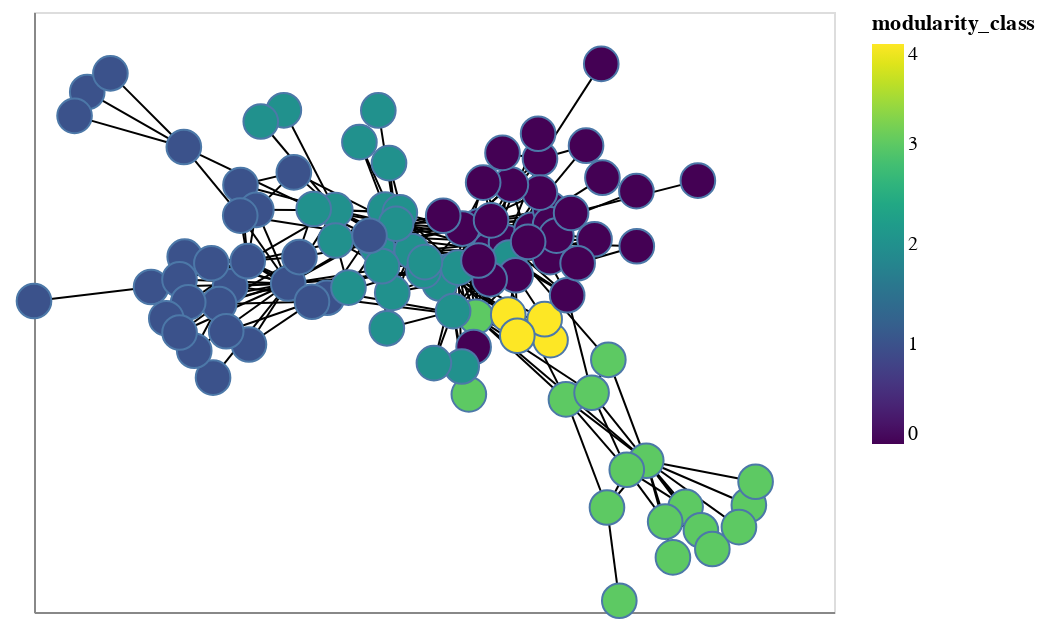

Notebook source saved alongside this figure:
### Markdown cell above
Draw the graph with nx_altair

### Code cell
viz = nxa.draw_networkx(
    G,
    pos=pos,
    node_color= 'modularity_class',
    cmap='viridis',
    width=1,
    edge_color='black',
    node_tooltip = ['name', 'modularity_class']
)
alt.vconcat(viz)

### Figure 1 — Vega-Lite specification as saved in the notebook (floating-point values rounded to 4 significant figures; data arrays with more than 128 entries replaced by an {"elided": "..."} marker saying what was removed)
{"config": {"view": {"continuousWidth": 400, "continuousHeight": 300}}, "vconcat": [{"layer": [{"data": {"name": "data-f058c44aa23cf27dd79554bd2b82a896"}, "mark": {"type": "line", "color": "black", "opacity": 1, "strokeWidth": 1}, "encoding": {"detail": {"type": "quantitative", "field": "edge"}, "x": {"type": "quantitative", "axis": {"grid": false, "labels": false, "ticks": false, "title": ""}, "field": "x"}, "y": {"type": "quantitative", "axis": {"grid": false, "labels": false, "ticks": false, "title": ""}, "field": "y"}}}, {"data": {"name": "data-30f67193748de3caf4c17868b144b9dd"}, "mark": {"type": "point", "opacity": 1, "size": 300, "strokeWidth": 1.0}, "encoding": {"fill": {"type": "quantitative", "field": "modularity_class", "scale": {"scheme": "viridis"}}, "tooltip": [{"type": "nominal", "field": "name"}, {"type": "quantitative", "field": "modularity_class"}], "x": {"type": "quantitative", "axis": {"grid": false, "labels": false, "ticks": false}, "field": "x"}, "y": {"type": "quantitative", "axis": {"grid": false, "labels": false, "ticks": false}, "field": "y"}}}]}], "$schema": "https://vega.github.io/schema/vega-lite/v4.8.1.json", "datasets": {"data-f058c44aa23cf27dd79554bd2b82a896": {"elided": "704 records"}, "data-30f67193748de3caf4c17868b144b9dd": [{"x": -0.2673, "betweenness": 0.004623, "weighted_degree": 74, "name": "Aemon", "modularity_class": 1, "y": -0.0572, "degree": 5}, {"x": -0.5096, "betweenness": 5.99e-05, "weighted_degree": 81, "name": "Grenn", "modularity_class": 1, "y": -0.02272, "degree": 4}, {"x": -0.4658, "betweenness": 0.03227, "weighted_degree": 282, "name": "Samwell", "modularity_class": 1, "y": 0.05241, "degree": 15}, {"x": 0.1115, "betweenness": 0.0, "weighted_degree": 37, "name": "Aerys", "modularity_class": 0, "y": 0.1571, "degree": 4}, {"x": 0.1398, "betweenness": 0.09994, "weighted_degree": 372, "name": "Jaime", "modularity_class": 0, "y": 0.08767, "degree": 24}, {"x": 0.1048, "betweenness": 0.2095, "weighted_degree": 128, "name": "Robert", "modularity_class": 3, "y": -0.1145, "degree": 18}, {"x": 0.1802, "betweenness": 0.1979, "weighted_degree": 551, "name": "Tyrion", "modularity_class": 0, "y": 0.1089, "degree": 36}, {"x": 0.07085, "betweenness": 0.06554, "weighted_degree": 204, "name": "Tywin", "modularity_class": 0, "y": 0.1503, "degree": 22}, {"x": -0.4627, "betweenness": 0.0, "weighted_degree": 29, "name": "Alliser", "modularity_class": 1, "y": -0.1975, "degree": 3}, {"x": -0.5374, "betweenness": 0.007276, "weighted_degree": 160, "name": "Mance", "modularity_class": 1, "y": -0.07612, "degree": 12}, {"x": 0.4182, "betweenness": 0.0, "weighted_degree": 5, "name": "Amory", "modularity_class": 0, "y": 0.6443, "degree": 1}, {"x": 0.265, "betweenness": 0.01958, "weighted_degree": 76, "name": "Oberyn", "modularity_class": 0, "y": 0.3598, "degree": 7}, {"x": 0.03688, "betweenness": 0.07961, "weighted_degree": 269, "name": "Arya", "modularity_class": 2, "y": 0.02153, "degree": 19}, {"x": 0.2913, "betweenness": 0.0, "weighted_degree": 15, "name": "Anguy", "modularity_class": 4, "y": -0.1844, "degree": 2}, {"x": 0.1856, "betweenness": 0.0006091, "weighted_degree": 75, "name": "Beric", "modularity_class": 4, "y": -0.1079, "degree": 6}, {"x": -0.2468, "betweenness": 0.06302, "weighted_degree": 344, "name": "Bran", "modularity_class": 2, "y": 0.2056, "degree": 14}, {"x": -0.1221, "betweenness": 0.004727, "weighted_degree": 55, "name": "Brynden", "modularity_class": 2, "y": 0.2075, "degree": 8}, {"x": 0.1887, "betweenness": 0.02675, "weighted_degree": 226, "name": "Cersei", "modularity_class": 2, "y": 0.06362, "degree": 20}, {"x": 0.2766, "betweenness": 0.0, "weighted_degree": 59, "name": "Gendry", "modularity_class": 4, "y": -0.1215, "degree": 4}, {"x": 0.2441, "betweenness": 0.00588, "weighted_degree": 117, "name": "Gregor", "modularity_class": 0, "y": 0.1464, "degree": 12}, {"x": 0.1427, "betweenness": 0.02543, "weighted_degree": 255, "name": "Joffrey", "modularity_class": 0, "y": 0.175, "degree": 18}, {"x": -0.3645, "betweenness": 0.23, "weighted_degree": 442, "name": "Jon", "modularity_class": 1, "y": -0.01451, "degree": 26}, {"x": -0.08539, "betweenness": 0.0007626, "weighted_degree": 81, "name": "Rickon", "modularity_class": 2, "y": 0.1988, "degree": 6}, {"x": -0.1044, "betweenness": 0.000263, "weighted_degree": 17, "name": "Roose", "modularity_class": 2, "y": -0.04251, "degree": 4}, {"x": 0.204, "betweenness": 0.01416, "weighted_degree": 137, "name": "Sandor", "modularity_class": 0, "y": 0.0103, "degree": 13}, {"x": 0.2083, "betweenness": 0.001926, "weighted_degree": 60, "name": "Thoros", "modularity_class": 4, "y": -0.1714, "degree": 5}, {"x": 0.02305, "betweenness": 0.0006281, "weighted_degree": 29, "name": "Balon", "modularity_class": 0, "y": 0.1887, "degree": 6}, {"x": 0.1391, "betweenness": 0.003781, "weighted_degree": 76, "name": "Loras", "modularity_class": 0, "y": -0.001985, "degree": 9}, {"x": 0.4324, "betweenness": 0.01887, "weighted_degree": 67, "name": "Belwas", "modularity_class": 3, "y": -0.6865, "degree": 4}, {"x": 0.3299, "betweenness": 0.04011, "weighted_degree": 63, "name": "Barristan", "modularity_class": 3, "y": -0.3622, "degree": 6}, {"x": 0.4633, "betweenness": 0.0, "weighted_degree": 10, "name": "Illyrio", "modularity_class": 3, "y": -0.9663, "degree": 1}, {"x": -0.3504, "betweenness": 0.002194, "weighted_degree": 177, "name": "Hodor", "modularity_class": 1, "y": 0.3189, "degree": 4}, {"x": -0.4838, "betweenness": 0.0004065, "weighted_degree": 125, "name": "Jojen", "modularity_class": 1, "y": 0.281, "degree": 4}, {"x": -0.3754, "betweenness": 0.0, "weighted_degree": 8, "name": "Luwin", "modularity_class": 2, "y": 0.505, "degree": 2}, {"x": -0.4441, "betweenness": 0.001992, "weighted_degree": 139, "name": "Meera", "modularity_class": 1, "y": 0.2064, "degree": 5}, {"x": -0.4331, "betweenness": 0.0, "weighted_degree": 18, "name": "Nan", "modularity_class": 2, "y": 0.4715, "degree": 2}, {"x": -0.3008, "betweenness": 0.0004718, "weighted_degree": 38, "name": "Theon", "modularity_class": 2, "y": 0.209, "degree": 4}, {"x": 0.01442, "betweenness": 0.001538, "weighted_degree": 122, "name": "Brienne", "modularity_class": 2, "y": -0.0146, "degree": 7}, {"x": 0.4013, "betweenness": 0.0001048, "weighted_degree": 59, "name": "Bronn", "modularity_class": 0, "y": 0.1183, "degree": 4}, {"x": 0.2901, "betweenness": 0.0008359, "weighted_degree": 64, "name": "Podrick", "modularity_class": 0, "y": 0.0645, "degree": 5}, {"x": -0.2459, "betweenness": 0.0006601, "weighted_degree": 34, "name": "Lothar", "modularity_class": 2, "y": 0.1145, "degree": 5}, {"x": -0.1422, "betweenness": 0.003273, "weighted_degree": 87, "name": "Walder", "modularity_class": 2, "y": 0.09547, "degree": 8}, {"x": -0.05566, "betweenness": 0.04891, "weighted_degree": 184, "name": "Catelyn", "modularity_class": 2, "y": 0.08293, "degree": 18}, {"x": -0.1301, "betweenness": 0.006317, "weighted_degree": 98, "name": "Edmure", "modularity_class": 2, "y": 0.03749, "degree": 8}, {"x": -0.1179, "betweenness": 0.0002426, "weighted_degree": 24, "name": "Hoster", "modularity_class": 2, "y": -0.149, "degree": 3}, {"x": -0.1124, "betweenness": 0.0, "weighted_degree": 28, "name": "Jeyne", "modularity_class": 2, "y": 0.3467, "degree": 2}, {"x": 0.0478, "betweenness": 0.01522, "weighted_degree": 108, "name": "Lysa", "modularity_class": 2, "y": -0.09734, "degree": 10}, {"x": -0.02586, "betweenness": 0.00115, "weighted_degree": 89, "name": "Petyr", "modularity_class": 2, "y": 0.02338, "degree": 7}, {"x": -0.09477, "betweenness": 0.127, "weighted_degree": 342, "name": "Robb", "modularity_class": 2, "y": 0.1646, "degree": 25}, {"x": -0.2138, "betweenness": 6.752e-05, "weighted_degree": 32, "name": "Roslin", "modularity_class": 2, "y": -0.02683, "degree": 4}, {"x": 0.06066, "betweenness": 0.1267, "weighted_degree": 383, "name": "Sansa", "modularity_class": 2, "y": 0.03301, "degree": 26}, {"x": -0.1612, "betweenness": 0.1027, "weighted_degree": 146, "name": "Stannis", "modularity_class": 1, "y": 0.1288, "degree": 14}, {"x": 0.3329, "betweenness": 0.002997, "weighted_degree": 29, "name": "Elia", "modularity_class": 0, "y": -0.04963, "degree": 5}, {"x": 0.2901, "betweenness": 0.0, "weighted_degree": 32, "name": "Ilyn", "modularity_class": 0, "y": 0.209, "degree": 6}, {"x": 0.2904, "betweenness": 0.000259, "weighted_degree": 47, "name": "Meryn", "modularity_class": 0, "y": 0.1628, "degree": 7}, {"x": 0.2647, "betweenness": 0.0, "weighted_degree": 24, "name": "Pycelle", "modularity_class": 0, "y": 0.2582, "degree": 4}, {"x": 0.3591, "betweenness": 0.001252, "weighted_degree": 45, "name": "Shae", "modularity_class": 0, "y": 0.04637, "degree": 5}, {"x": 0.306, "betweenness": 0.0009094, "weighted_degree": 49, "name": "Varys", "modularity_class": 0, "y": 0.1292, "degree": 7}, {"x": -0.7073, "betweenness": 0.01887, "weighted_degree": 75, "name": "Craster", "modularity_class": 1, "y": -0.02513, "degree": 5}, {"x": -1.0, "betweenness": 0.0, "weighted_degree": 6, "name": "Karl", "modularity_class": 1, "y": -0.06691, "degree": 1}, {"x": 0.629, "betweenness": 5.99e-05, "weighted_degree": 30, "name": "Daario", "modularity_class": 3, "y": -0.6846, "degree": 4}, {"x": 0.5779, "betweenness": 5.99e-05, "weighted_degree": 35, "name": "Drogo", "modularity_class": 3, "y": -0.7291, "degree": 4}, {"x": 0.6673, "betweenness": 0.0001797, "weighted_degree": 33, "name": "Irri", "modularity_class": 3, "y": -0.7547, "degree": 4}, {"x": 0.5306, "betweenness": 0.1572, "weighted_degree": 232, "name": "Daenerys", "modularity_class": 3, "y": -0.5464, "degree": 14}, {"x": 0.7871, "betweenness": 0.0, "weighted_degree": 8, "name": "Aegon", "modularity_class": 3, "y": -0.6789, "degree": 1}, {"x": 0.4819, "betweenness": 0.00233, "weighted_degree": 89, "name": "Jorah", "modularity_class": 3, "y": -0.5731, "degree": 6}, {"x": 0.804, "betweenness": 0.0, "weighted_degree": 10, "name": "Kraznys", "modularity_class": 3, "y": -0.6094, "degree": 1}, {"x": 0.6959, "betweenness": 0.0, "weighted_degree": 30, "name": "Missandei", "modularity_class": 3, "y": -0.8109, "degree": 2}, {"x": 0.5973, "betweenness": 0.0, "weighted_degree": 7, "name": "Rakharo", "modularity_class": 3, "y": -0.8362, "degree": 1}, {"x": 0.394, "betweenness": 0.007313, "weighted_degree": 42, "name": "Rhaegar", "modularity_class": 3, "y": -0.3422, "degree": 6}, {"x": 0.4359, "betweenness": 0.01564, "weighted_degree": 19, "name": "Viserys", "modularity_class": 3, "y": -0.2435, "degree": 3}, {"x": 0.7623, "betweenness": 0.0, "weighted_degree": 14, "name": "Worm", "modularity_class": 3, "y": -0.7454, "degree": 1}, {"x": -0.6254, "betweenness": 0.05606, "weighted_degree": 87, "name": "Davos", "modularity_class": 1, "y": 0.3949, "degree": 5}, {"x": -0.8669, "betweenness": 0.0, "weighted_degree": 4, "name": "Cressen", "modularity_class": 1, "y": 0.56, "degree": 1}, {"x": -0.809, "betweenness": 0.0, "weighted_degree": 16, "name": "Salladhor", "modularity_class": 1, "y": 0.616, "degree": 1}, {"x": -0.02269, "betweenness": 0.01934, "weighted_degree": 108, "name": "Eddard", "modularity_class": 2, "y": 0.04951, "degree": 12}, {"x": -0.6232, "betweenness": 0.0, "weighted_degree": 24, "name": "Eddison", "modularity_class": 1, "y": 0.06596, "degree": 3}, {"x": -0.6362, "betweenness": 0.0, "weighted_degree": 69, "name": "Gilly", "modularity_class": 1, "y": -0.002281, "degree": 4}, {"x": 0.2603, "betweenness": 0.0, "weighted_degree": 11, "name": "Qyburn", "modularity_class": 0, "y": 0.4347, "degree": 1}, {"x": 0.1112, "betweenness": 0.004228, "weighted_degree": 55, "name": "Renly", "modularity_class": 0, "y": 0.05455, "degree": 8}, {"x": 0.1922, "betweenness": 0.0006984, "weighted_degree": 31, "name": "Tommen", "modularity_class": 0, "y": 0.2821, "degree": 5}, {"x": -0.305, "betweenness": 0.02356, "weighted_degree": 37, "name": "Janos", "modularity_class": 1, "y": -0.0694, "degree": 6}, {"x": -0.5195, "betweenness": 0.0, "weighted_degree": 11, "name": "Bowen", "modularity_class": 1, "y": -0.1576, "degree": 2}, {"x": 0.3428, "betweenness": 0.01922, "weighted_degree": 50, "name": "Kevan", "modularity_class": 0, "y": 0.1969, "degree": 6}, {"x": 0.2354, "betweenness": 0.001097, "weighted_degree": 96, "name": "Margaery", "modularity_class": 0, "y": 0.1104, "degree": 7}, {"x": 0.1229, "betweenness": 0.0006236, "weighted_degree": 18, "name": "Myrcella", "modularity_class": 0, "y": 0.2882, "degree": 4}, {"x": -0.5566, "betweenness": 0.0, "weighted_degree": 21, "name": "Dalla", "modularity_class": 1, "y": 0.04632, "degree": 3}, {"x": -0.4844, "betweenness": 0.008609, "weighted_degree": 62, "name": "Melisandre", "modularity_class": 1, "y": 0.1892, "degree": 4}, {"x": -0.5524, "betweenness": 0.0, "weighted_degree": 6, "name": "Orell", "modularity_class": 1, "y": -0.2969, "degree": 1}, {"x": -0.6144, "betweenness": 0.0002636, "weighted_degree": 59, "name": "Qhorin", "modularity_class": 1, "y": -0.07096, "degree": 5}, {"x": -0.6693, "betweenness": 0.0, "weighted_degree": 44, "name": "Rattleshirt", "modularity_class": 1, "y": -0.1191, "degree": 4}, {"x": -0.5994, "betweenness": 0.0, "weighted_degree": 23, "name": "Styr", "modularity_class": 1, "y": -0.2161, "degree": 2}, {"x": -0.3364, "betweenness": 0.005898, "weighted_degree": 31, "name": "Val", "modularity_class": 1, "y": 0.06482, "degree": 4}, {"x": -0.6361, "betweenness": 0.0, "weighted_degree": 82, "name": "Ygritte", "modularity_class": 1, "y": -0.1616, "degree": 4}, {"x": 0.08712, "betweenness": 0.0005765, "weighted_degree": 11, "name": "Jon Arryn", "modularity_class": 3, "y": -0.3471, "degree": 2}, {"x": 0.6597, "betweenness": 0.0, "weighted_degree": 7, "name": "Lancel", "modularity_class": 0, "y": 0.2941, "degree": 1}, {"x": 0.09906, "betweenness": 0.0, "weighted_degree": 12, "name": "Olenna", "modularity_class": 0, "y": -0.2051, "degree": 2}, {"x": 0.0693, "betweenness": 0.0, "weighted_degree": 23, "name": "Marillion", "modularity_class": 2, "y": -0.2636, "degree": 3}, {"x": -0.0002278, "betweenness": 0.0, "weighted_degree": 19, "name": "Robert Arryn", "modularity_class": 2, "y": -0.2534, "degree": 3}, {"x": 0.3801, "betweenness": 0.0, "weighted_degree": 10, "name": "Ellaria", "modularity_class": 0, "y": 0.399, "degree": 2}, {"x": 0.1713, "betweenness": 0.0, "weighted_degree": 20, "name": "Mace", "modularity_class": 0, "y": 0.3773, "degree": 3}, {"x": -0.1865, "betweenness": 0.0, "weighted_degree": 11, "name": "Rickard", "modularity_class": 2, "y": 0.4095, "degree": 2}, {"x": -0.1392, "betweenness": 0.0, "weighted_degree": 4, "name": "Ramsay", "modularity_class": 2, "y": 0.5047, "degree": 1}, {"x": 0.5069, "betweenness": 0.0, "weighted_degree": 9, "name": "Chataya", "modularity_class": 0, "y": 0.09714, "degree": 2}, {"x": -0.8986, "betweenness": 0.0, "weighted_degree": 5, "name": "Shireen", "modularity_class": 1, "y": 0.4884, "degree": 1}, {"x": 0.506, "betweenness": 0.0, "weighted_degree": 5, "name": "Doran", "modularity_class": 0, "y": 0.2625, "degree": 1}, {"x": 0.4211, "betweenness": 0.0, "weighted_degree": 10, "name": "Walton", "modularity_class": 0, "y": 0.303, "degree": 1}]}}
